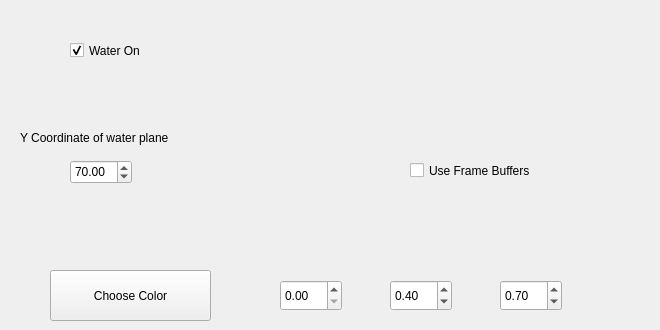
    <widget class="QWidget" name="Water">
     <attribute name="title">
      <string>Water</string>
     </attribute>
     <widget class="QCheckBox" name="waterPresent">
      <property name="geometry">
       <rect>
        <x>70</x>
        <y>40</y>
        <width>85</width>
        <height>21</height>
       </rect>
      </property>
      <property name="text">
       <string>Water On</string>
      </property>
      <property name="checked">
       <bool>true</bool>
      </property>
     </widget>
     <widget class="QDoubleSpinBox" name="waterY">
      <property name="geometry">
       <rect>
        <x>70</x>
        <y>160</y>
        <width>62</width>
        <height>24</height>
       </rect>
      </property>
      <property name="minimum">
       <double>-99.000000000000000</double>
      </property>
      <property name="value">
       <double>70.000000000000000</double>
      </property>
     </widget>
     <widget class="QLabel" name="waterYLabel">
      <property name="geometry">
       <rect>
        <x>20</x>
        <y>130</y>
        <width>191</width>
        <height>16</height>
       </rect>
      </property>
      <property name="text">
       <string>Y Coordinate of water plane</string>
      </property>
     </widget>
     <widget class="QCheckBox" name="checkBox">
      <property name="geometry">
       <rect>
        <x>410</x>
        <y>160</y>
        <width>151</width>
        <height>21</height>
       </rect>
      </property>
      <property name="text">
       <string>Use Frame Buffers</string>
      </property>
     </widget>
     <widget class="QPushButton" name="chooseWaterColor">
      <property name="geometry">
       <rect>
        <x>50</x>
        <y>270</y>
        <width>161</width>
        <height>51</height>
       </rect>
      </property>
      <property name="text">
       <string>Choose Color</string>
      </property>
     </widget>
     <widget class="QDoubleSpinBox" name="wr">
      <property name="geometry">
       <rect>
        <x>280</x>
        <y>280</y>
        <width>62</width>
        <height>31</height>
       </rect>
      </property>
      <property name="maximum">
       <double>1.000000000000000</double>
      </property>
      <property name="singleStep">
       <double>0.001000000000000</double>
      </property>
      <property name="value">
       <double>0.000000000000000</double>
      </property>
     </widget>
     <widget class="QDoubleSpinBox" name="wg">
      <property name="geometry">
       <rect>
        <x>390</x>
        <y>280</y>
        <width>62</width>
        <height>31</height>
       </rect>
      </property>
      <property name="maximum">
       <double>1.000000000000000</double>
      </property>
      <property name="singleStep">
       <double>0.001000000000000</double>
      </property>
      <property name="value">
       <double>0.400000000000000</double>
      </property>
     </widget>
     <widget class="QDoubleSpinBox" name="wb">
      <property name="geometry">
       <rect>
        <x>500</x>
        <y>280</y>
        <width>62</width>
        <height>31</height>
       </rect>
      </property>
      <property name="maximum">
       <double>1.000000000000000</double>
      </property>
      <property name="singleStep">
       <double>0.001000000000000</double>
      </property>
      <property name="value">
       <double>0.700000000000000</double>
      </property>
     </widget>
     <widget class="QLabel" name="waterColorPreview">
      <property name="geometry">
       <rect>
        <x>610</x>
        <y>280</y>
        <width>41</width>
        <height>31</height>
       </rect>
      </property>
      <property name="text">
       <string/>
      </property>
     </widget>
    </widget>
